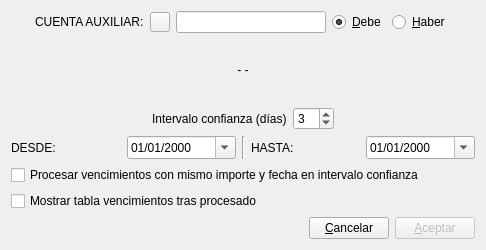
<?xml version="1.0" encoding="UTF-8"?>
<ui version="4.0">
 <class>pidecuentafechas</class>
 <widget class="QDialog" name="pidecuentafechas">
  <property name="geometry">
   <rect>
    <x>0</x>
    <y>0</y>
    <width>486</width>
    <height>250</height>
   </rect>
  </property>
  <property name="windowTitle">
   <string>Intervalo de fechas y cuenta</string>
  </property>
  <layout class="QVBoxLayout" name="verticalLayout">
   <item>
    <layout class="QHBoxLayout">
     <item>
      <spacer>
       <property name="orientation">
        <enum>Qt::Horizontal</enum>
       </property>
       <property name="sizeHint" stdset="0">
        <size>
         <width>40</width>
         <height>20</height>
        </size>
       </property>
      </spacer>
     </item>
     <item>
      <widget class="QLabel" name="label">
       <property name="text">
        <string>CUENTA AUXILIAR:</string>
       </property>
      </widget>
     </item>
     <item>
      <widget class="QPushButton" name="buscapushButton">
       <property name="maximumSize">
        <size>
         <width>20</width>
         <height>20</height>
        </size>
       </property>
       <property name="text">
        <string/>
       </property>
       <property name="icon">
        <iconset resource="keme.qrc">
         <normaloff>:/iconos/graf/viewer.xpm</normaloff>:/iconos/graf/viewer.xpm</iconset>
       </property>
      </widget>
     </item>
     <item>
      <widget class="QLineEdit" name="auxiliarlineEdit">
       <property name="minimumSize">
        <size>
         <width>150</width>
         <height>0</height>
        </size>
       </property>
      </widget>
     </item>
     <item>
      <widget class="QRadioButton" name="deberadioButton">
       <property name="text">
        <string>&amp;Debe</string>
       </property>
       <property name="checked">
        <bool>true</bool>
       </property>
      </widget>
     </item>
     <item>
      <widget class="QRadioButton" name="haberradioButton">
       <property name="text">
        <string>&amp;Haber</string>
       </property>
      </widget>
     </item>
     <item>
      <spacer>
       <property name="orientation">
        <enum>Qt::Horizontal</enum>
       </property>
       <property name="sizeHint" stdset="0">
        <size>
         <width>40</width>
         <height>20</height>
        </size>
       </property>
      </spacer>
     </item>
    </layout>
   </item>
   <item>
    <widget class="QLabel" name="auxiliarlabel">
     <property name="text">
      <string>- -</string>
     </property>
     <property name="alignment">
      <set>Qt::AlignCenter</set>
     </property>
    </widget>
   </item>
   <item>
    <layout class="QHBoxLayout" name="horizontalLayout_4">
     <item>
      <spacer name="horizontalSpacer">
       <property name="orientation">
        <enum>Qt::Horizontal</enum>
       </property>
       <property name="sizeHint" stdset="0">
        <size>
         <width>40</width>
         <height>20</height>
        </size>
       </property>
      </spacer>
     </item>
     <item>
      <widget class="QLabel" name="intervalo_label">
       <property name="text">
        <string>Intervalo confianza (días)</string>
       </property>
      </widget>
     </item>
     <item>
      <widget class="QSpinBox" name="intervalo_spinBox">
       <property name="value">
        <number>3</number>
       </property>
      </widget>
     </item>
     <item>
      <spacer name="horizontalSpacer_2">
       <property name="orientation">
        <enum>Qt::Horizontal</enum>
       </property>
       <property name="sizeHint" stdset="0">
        <size>
         <width>40</width>
         <height>20</height>
        </size>
       </property>
      </spacer>
     </item>
    </layout>
   </item>
   <item>
    <layout class="QHBoxLayout" name="horizontalLayout_3">
     <item>
      <layout class="QHBoxLayout" name="horizontalLayout">
       <item>
        <widget class="QLabel" name="label_2">
         <property name="text">
          <string>DESDE:</string>
         </property>
        </widget>
       </item>
       <item>
        <widget class="QDateEdit" name="desdedateEdit">
         <property name="displayFormat">
          <string>dd/MM/yyyy</string>
         </property>
         <property name="calendarPopup">
          <bool>true</bool>
         </property>
        </widget>
       </item>
      </layout>
     </item>
     <item>
      <widget class="Line" name="line">
       <property name="orientation">
        <enum>Qt::Vertical</enum>
       </property>
      </widget>
     </item>
     <item>
      <layout class="QHBoxLayout" name="horizontalLayout_2">
       <item>
        <widget class="QLabel" name="label_3">
         <property name="text">
          <string>HASTA:</string>
         </property>
        </widget>
       </item>
       <item>
        <widget class="QDateEdit" name="hastadateEdit">
         <property name="displayFormat">
          <string>dd/MM/yyyy</string>
         </property>
         <property name="calendarPopup">
          <bool>true</bool>
         </property>
        </widget>
       </item>
      </layout>
     </item>
    </layout>
   </item>
   <item>
    <widget class="QCheckBox" name="ambiguoscheckBox">
     <property name="text">
      <string>Procesar vencimientos con mismo importe y fecha en intervalo confianza</string>
     </property>
    </widget>
   </item>
   <item>
    <widget class="QCheckBox" name="tablavencicheckBox">
     <property name="text">
      <string>Mostrar tabla vencimientos tras procesado</string>
     </property>
    </widget>
   </item>
   <item>
    <layout class="QHBoxLayout">
     <item>
      <spacer>
       <property name="orientation">
        <enum>Qt::Horizontal</enum>
       </property>
       <property name="sizeHint" stdset="0">
        <size>
         <width>40</width>
         <height>20</height>
        </size>
       </property>
      </spacer>
     </item>
     <item>
      <widget class="QPushButton" name="cancelarpushButton">
       <property name="text">
        <string>&amp;Cancelar</string>
       </property>
       <property name="icon">
        <iconset resource="keme.qrc">
         <normaloff>:/iconos/graf/borrar.png</normaloff>:/iconos/graf/borrar.png</iconset>
       </property>
      </widget>
     </item>
     <item>
      <widget class="QPushButton" name="aceptarpushButton">
       <property name="enabled">
        <bool>false</bool>
       </property>
       <property name="text">
        <string>&amp;Aceptar</string>
       </property>
       <property name="icon">
        <iconset resource="keme.qrc">
         <normaloff>:/iconos/graf/check2.png</normaloff>:/iconos/graf/check2.png</iconset>
       </property>
       <property name="default">
        <bool>true</bool>
       </property>
      </widget>
     </item>
    </layout>
   </item>
  </layout>
 </widget>
 <tabstops>
  <tabstop>auxiliarlineEdit</tabstop>
  <tabstop>buscapushButton</tabstop>
  <tabstop>deberadioButton</tabstop>
  <tabstop>haberradioButton</tabstop>
  <tabstop>intervalo_spinBox</tabstop>
  <tabstop>desdedateEdit</tabstop>
  <tabstop>hastadateEdit</tabstop>
  <tabstop>aceptarpushButton</tabstop>
  <tabstop>cancelarpushButton</tabstop>
 </tabstops>
 <resources>
  <include location="keme.qrc"/>
 </resources>
 <connections>
  <connection>
   <sender>cancelarpushButton</sender>
   <signal>clicked()</signal>
   <receiver>pidecuentafechas</receiver>
   <slot>reject()</slot>
   <hints>
    <hint type="sourcelabel">
     <x>371</x>
     <y>151</y>
    </hint>
    <hint type="destinationlabel">
     <x>343</x>
     <y>161</y>
    </hint>
   </hints>
  </connection>
  <connection>
   <sender>aceptarpushButton</sender>
   <signal>clicked()</signal>
   <receiver>pidecuentafechas</receiver>
   <slot>accept()</slot>
   <hints>
    <hint type="sourcelabel">
     <x>457</x>
     <y>151</y>
    </hint>
    <hint type="destinationlabel">
     <x>467</x>
     <y>161</y>
    </hint>
   </hints>
  </connection>
 </connections>
</ui>
